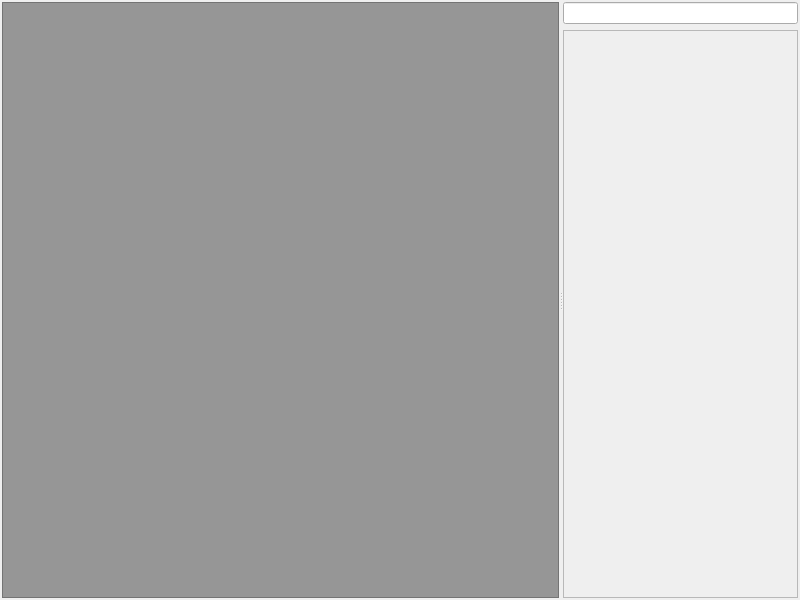
<ui version="4.0" >
 <class>oasWindow</class>
 <widget class="QMainWindow" name="oasWindow" >
  <property name="geometry" >
   <rect>
    <x>0</x>
    <y>0</y>
    <width>800</width>
    <height>600</height>
   </rect>
  </property>
  <property name="windowTitle" >
   <string>OpenAssembler</string>
  </property>
  <widget class="QWidget" name="oas_centralwidget" >
   <layout class="QGridLayout" name="gridLayout" >
    <property name="margin" >
     <number>2</number>
    </property>
    <item row="0" column="0" >
     <widget class="QSplitter" name="oas_splitter" >
      <property name="orientation" >
       <enum>Qt::Horizontal</enum>
      </property>
      <widget class="QGraphicsView" name="oas_graphicsView" >
       <property name="palette" >
        <palette>
         <active>
          <colorrole role="WindowText" >
           <brush brushstyle="SolidPattern" >
            <color alpha="255" >
             <red>0</red>
             <green>0</green>
             <blue>0</blue>
            </color>
           </brush>
          </colorrole>
          <colorrole role="Button" >
           <brush brushstyle="SolidPattern" >
            <color alpha="255" >
             <red>150</red>
             <green>150</green>
             <blue>150</blue>
            </color>
           </brush>
          </colorrole>
          <colorrole role="Light" >
           <brush brushstyle="SolidPattern" >
            <color alpha="255" >
             <red>225</red>
             <green>225</green>
             <blue>225</blue>
            </color>
           </brush>
          </colorrole>
          <colorrole role="Midlight" >
           <brush brushstyle="SolidPattern" >
            <color alpha="255" >
             <red>187</red>
             <green>187</green>
             <blue>187</blue>
            </color>
           </brush>
          </colorrole>
          <colorrole role="Dark" >
           <brush brushstyle="SolidPattern" >
            <color alpha="255" >
             <red>75</red>
             <green>75</green>
             <blue>75</blue>
            </color>
           </brush>
          </colorrole>
          <colorrole role="Mid" >
           <brush brushstyle="SolidPattern" >
            <color alpha="255" >
             <red>100</red>
             <green>100</green>
             <blue>100</blue>
            </color>
           </brush>
          </colorrole>
          <colorrole role="Text" >
           <brush brushstyle="SolidPattern" >
            <color alpha="255" >
             <red>0</red>
             <green>0</green>
             <blue>0</blue>
            </color>
           </brush>
          </colorrole>
          <colorrole role="BrightText" >
           <brush brushstyle="SolidPattern" >
            <color alpha="255" >
             <red>255</red>
             <green>255</green>
             <blue>255</blue>
            </color>
           </brush>
          </colorrole>
          <colorrole role="ButtonText" >
           <brush brushstyle="SolidPattern" >
            <color alpha="255" >
             <red>0</red>
             <green>0</green>
             <blue>0</blue>
            </color>
           </brush>
          </colorrole>
          <colorrole role="Base" >
           <brush brushstyle="SolidPattern" >
            <color alpha="255" >
             <red>150</red>
             <green>150</green>
             <blue>150</blue>
            </color>
           </brush>
          </colorrole>
          <colorrole role="Window" >
           <brush brushstyle="SolidPattern" >
            <color alpha="255" >
             <red>150</red>
             <green>150</green>
             <blue>150</blue>
            </color>
           </brush>
          </colorrole>
          <colorrole role="Shadow" >
           <brush brushstyle="SolidPattern" >
            <color alpha="255" >
             <red>0</red>
             <green>0</green>
             <blue>0</blue>
            </color>
           </brush>
          </colorrole>
          <colorrole role="AlternateBase" >
           <brush brushstyle="SolidPattern" >
            <color alpha="255" >
             <red>202</red>
             <green>202</green>
             <blue>202</blue>
            </color>
           </brush>
          </colorrole>
          <colorrole role="ToolTipBase" >
           <brush brushstyle="SolidPattern" >
            <color alpha="255" >
             <red>255</red>
             <green>255</green>
             <blue>220</blue>
            </color>
           </brush>
          </colorrole>
          <colorrole role="ToolTipText" >
           <brush brushstyle="SolidPattern" >
            <color alpha="255" >
             <red>0</red>
             <green>0</green>
             <blue>0</blue>
            </color>
           </brush>
          </colorrole>
         </active>
         <inactive>
          <colorrole role="WindowText" >
           <brush brushstyle="SolidPattern" >
            <color alpha="255" >
             <red>0</red>
             <green>0</green>
             <blue>0</blue>
            </color>
           </brush>
          </colorrole>
          <colorrole role="Button" >
           <brush brushstyle="SolidPattern" >
            <color alpha="255" >
             <red>150</red>
             <green>150</green>
             <blue>150</blue>
            </color>
           </brush>
          </colorrole>
          <colorrole role="Light" >
           <brush brushstyle="SolidPattern" >
            <color alpha="255" >
             <red>225</red>
             <green>225</green>
             <blue>225</blue>
            </color>
           </brush>
          </colorrole>
          <colorrole role="Midlight" >
           <brush brushstyle="SolidPattern" >
            <color alpha="255" >
             <red>187</red>
             <green>187</green>
             <blue>187</blue>
            </color>
           </brush>
          </colorrole>
          <colorrole role="Dark" >
           <brush brushstyle="SolidPattern" >
            <color alpha="255" >
             <red>75</red>
             <green>75</green>
             <blue>75</blue>
            </color>
           </brush>
          </colorrole>
          <colorrole role="Mid" >
           <brush brushstyle="SolidPattern" >
            <color alpha="255" >
             <red>100</red>
             <green>100</green>
             <blue>100</blue>
            </color>
           </brush>
          </colorrole>
          <colorrole role="Text" >
           <brush brushstyle="SolidPattern" >
            <color alpha="255" >
             <red>0</red>
             <green>0</green>
             <blue>0</blue>
            </color>
           </brush>
          </colorrole>
          <colorrole role="BrightText" >
           <brush brushstyle="SolidPattern" >
            <color alpha="255" >
             <red>255</red>
             <green>255</green>
             <blue>255</blue>
            </color>
           </brush>
          </colorrole>
          <colorrole role="ButtonText" >
           <brush brushstyle="SolidPattern" >
            <color alpha="255" >
             <red>0</red>
             <green>0</green>
             <blue>0</blue>
            </color>
           </brush>
          </colorrole>
          <colorrole role="Base" >
           <brush brushstyle="SolidPattern" >
            <color alpha="255" >
             <red>150</red>
             <green>150</green>
             <blue>150</blue>
            </color>
           </brush>
          </colorrole>
          <colorrole role="Window" >
           <brush brushstyle="SolidPattern" >
            <color alpha="255" >
             <red>150</red>
             <green>150</green>
             <blue>150</blue>
            </color>
           </brush>
          </colorrole>
          <colorrole role="Shadow" >
           <brush brushstyle="SolidPattern" >
            <color alpha="255" >
             <red>0</red>
             <green>0</green>
             <blue>0</blue>
            </color>
           </brush>
          </colorrole>
          <colorrole role="AlternateBase" >
           <brush brushstyle="SolidPattern" >
            <color alpha="255" >
             <red>202</red>
             <green>202</green>
             <blue>202</blue>
            </color>
           </brush>
          </colorrole>
          <colorrole role="ToolTipBase" >
           <brush brushstyle="SolidPattern" >
            <color alpha="255" >
             <red>255</red>
             <green>255</green>
             <blue>220</blue>
            </color>
           </brush>
          </colorrole>
          <colorrole role="ToolTipText" >
           <brush brushstyle="SolidPattern" >
            <color alpha="255" >
             <red>0</red>
             <green>0</green>
             <blue>0</blue>
            </color>
           </brush>
          </colorrole>
         </inactive>
         <disabled>
          <colorrole role="WindowText" >
           <brush brushstyle="SolidPattern" >
            <color alpha="255" >
             <red>75</red>
             <green>75</green>
             <blue>75</blue>
            </color>
           </brush>
          </colorrole>
          <colorrole role="Button" >
           <brush brushstyle="SolidPattern" >
            <color alpha="255" >
             <red>150</red>
             <green>150</green>
             <blue>150</blue>
            </color>
           </brush>
          </colorrole>
          <colorrole role="Light" >
           <brush brushstyle="SolidPattern" >
            <color alpha="255" >
             <red>225</red>
             <green>225</green>
             <blue>225</blue>
            </color>
           </brush>
          </colorrole>
          <colorrole role="Midlight" >
           <brush brushstyle="SolidPattern" >
            <color alpha="255" >
             <red>187</red>
             <green>187</green>
             <blue>187</blue>
            </color>
           </brush>
          </colorrole>
          <colorrole role="Dark" >
           <brush brushstyle="SolidPattern" >
            <color alpha="255" >
             <red>75</red>
             <green>75</green>
             <blue>75</blue>
            </color>
           </brush>
          </colorrole>
          <colorrole role="Mid" >
           <brush brushstyle="SolidPattern" >
            <color alpha="255" >
             <red>100</red>
             <green>100</green>
             <blue>100</blue>
            </color>
           </brush>
          </colorrole>
          <colorrole role="Text" >
           <brush brushstyle="SolidPattern" >
            <color alpha="255" >
             <red>75</red>
             <green>75</green>
             <blue>75</blue>
            </color>
           </brush>
          </colorrole>
          <colorrole role="BrightText" >
           <brush brushstyle="SolidPattern" >
            <color alpha="255" >
             <red>255</red>
             <green>255</green>
             <blue>255</blue>
            </color>
           </brush>
          </colorrole>
          <colorrole role="ButtonText" >
           <brush brushstyle="SolidPattern" >
            <color alpha="255" >
             <red>75</red>
             <green>75</green>
             <blue>75</blue>
            </color>
           </brush>
          </colorrole>
          <colorrole role="Base" >
           <brush brushstyle="SolidPattern" >
            <color alpha="255" >
             <red>150</red>
             <green>150</green>
             <blue>150</blue>
            </color>
           </brush>
          </colorrole>
          <colorrole role="Window" >
           <brush brushstyle="SolidPattern" >
            <color alpha="255" >
             <red>150</red>
             <green>150</green>
             <blue>150</blue>
            </color>
           </brush>
          </colorrole>
          <colorrole role="Shadow" >
           <brush brushstyle="SolidPattern" >
            <color alpha="255" >
             <red>0</red>
             <green>0</green>
             <blue>0</blue>
            </color>
           </brush>
          </colorrole>
          <colorrole role="AlternateBase" >
           <brush brushstyle="SolidPattern" >
            <color alpha="255" >
             <red>150</red>
             <green>150</green>
             <blue>150</blue>
            </color>
           </brush>
          </colorrole>
          <colorrole role="ToolTipBase" >
           <brush brushstyle="SolidPattern" >
            <color alpha="255" >
             <red>255</red>
             <green>255</green>
             <blue>220</blue>
            </color>
           </brush>
          </colorrole>
          <colorrole role="ToolTipText" >
           <brush brushstyle="SolidPattern" >
            <color alpha="255" >
             <red>0</red>
             <green>0</green>
             <blue>0</blue>
            </color>
           </brush>
          </colorrole>
         </disabled>
        </palette>
       </property>
      </widget>
      <widget class="QWidget" name="layoutWidget" >
       <layout class="QVBoxLayout" name="oas_verticalLayout" >
        <item>
         <widget class="QLineEdit" name="oas_nodeName" />
        </item>
        <item>
         <widget class="QFrame" name="oas_propertiesFrame" >
          <property name="frameShape" >
           <enum>QFrame::StyledPanel</enum>
          </property>
          <property name="frameShadow" >
           <enum>QFrame::Sunken</enum>
          </property>
         </widget>
        </item>
       </layout>
      </widget>
     </widget>
    </item>
   </layout>
  </widget>
  <widget class="QMenuBar" name="oas_menubar" >
   <property name="enabled" >
    <bool>false</bool>
   </property>
   <property name="geometry" >
    <rect>
     <x>0</x>
     <y>0</y>
     <width>800</width>
     <height>22</height>
    </rect>
   </property>
  </widget>
 </widget>
 <resources/>
 <connections/>
</ui>
